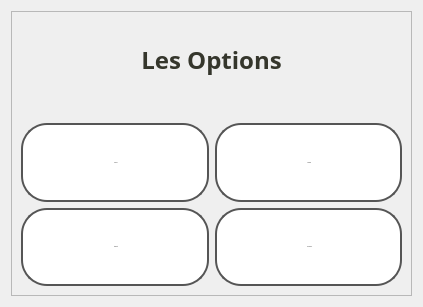
<?xml version="1.0" encoding="UTF-8"?>
<ui version="4.0">
 <class>options</class>
 <widget class="QDialog" name="options">
  <property name="geometry">
   <rect>
    <x>0</x>
    <y>0</y>
    <width>423</width>
    <height>307</height>
   </rect>
  </property>
  <property name="windowTitle">
   <string>Les options</string>
  </property>
  <property name="windowIcon">
   <iconset resource="resource.qrc">
    <normaloff>:/img_file/options.png</normaloff>:/img_file/options.png</iconset>
  </property>
  <property name="styleSheet">
   <string notr="true"/>
  </property>
  <layout class="QGridLayout" name="gridLayout">
   <item row="0" column="0">
    <layout class="QVBoxLayout" name="verticalLayout_2">
     <item>
      <widget class="QFrame" name="frame">
       <property name="maximumSize">
        <size>
         <width>541</width>
         <height>16777215</height>
        </size>
       </property>
       <property name="layoutDirection">
        <enum>Qt::LeftToRight</enum>
       </property>
       <property name="autoFillBackground">
        <bool>false</bool>
       </property>
       <property name="styleSheet">
        <string notr="true"/>
       </property>
       <property name="frameShape">
        <enum>QFrame::StyledPanel</enum>
       </property>
       <property name="frameShadow">
        <enum>QFrame::Raised</enum>
       </property>
       <layout class="QVBoxLayout" name="verticalLayout">
        <item>
         <spacer name="verticalSpacer">
          <property name="orientation">
           <enum>Qt::Vertical</enum>
          </property>
          <property name="sizeType">
           <enum>QSizePolicy::Fixed</enum>
          </property>
          <property name="sizeHint" stdset="0">
           <size>
            <width>7</width>
            <height>22</height>
           </size>
          </property>
         </spacer>
        </item>
        <item>
         <widget class="QLabel" name="label_2">
          <property name="sizePolicy">
           <sizepolicy hsizetype="Preferred" vsizetype="Fixed">
            <horstretch>0</horstretch>
            <verstretch>0</verstretch>
           </sizepolicy>
          </property>
          <property name="font">
           <font>
            <family>Agency FB</family>
            <pointsize>7</pointsize>
            <bold>true</bold>
           </font>
          </property>
          <property name="toolTip">
           <string>&lt;html&gt;&lt;head/&gt;&lt;body&gt;&lt;p align=&quot;center&quot;&gt;&lt;span style=&quot; font-size:26pt; font-weight:700; color:#0055ff;&quot;&gt;Les Options&lt;/span&gt;&lt;/p&gt;&lt;/body&gt;&lt;/html&gt;</string>
          </property>
          <property name="text">
           <string>&lt;html&gt;&lt;head/&gt;&lt;body&gt;&lt;p align=&quot;center&quot;&gt;&lt;span style=&quot; font-size:18pt; font-weight:700; color:#35362c;&quot;&gt;Les Options&lt;/span&gt;&lt;/p&gt;&lt;/body&gt;&lt;/html&gt;</string>
          </property>
         </widget>
        </item>
        <item>
         <spacer name="verticalSpacer_2">
          <property name="orientation">
           <enum>Qt::Vertical</enum>
          </property>
          <property name="sizeType">
           <enum>QSizePolicy::Fixed</enum>
          </property>
          <property name="sizeHint" stdset="0">
           <size>
            <width>20</width>
            <height>40</height>
           </size>
          </property>
         </spacer>
        </item>
        <item>
         <layout class="QVBoxLayout" name="verticalLayout_3">
          <item>
           <layout class="QHBoxLayout" name="horizontalLayout_2">
            <item>
             <widget class="QPushButton" name="filiers">
              <property name="enabled">
               <bool>true</bool>
              </property>
              <property name="sizePolicy">
               <sizepolicy hsizetype="Minimum" vsizetype="Preferred">
                <horstretch>0</horstretch>
                <verstretch>0</verstretch>
               </sizepolicy>
              </property>
              <property name="font">
               <font>
                <family>Helvetica Neue</family>
                <pointsize>-1</pointsize>
                <italic>false</italic>
                <bold>false</bold>
                <kerning>true</kerning>
               </font>
              </property>
              <property name="cursor">
               <cursorShape>PointingHandCursor</cursorShape>
              </property>
              <property name="statusTip">
               <string/>
              </property>
              <property name="whatsThis">
               <string/>
              </property>
              <property name="accessibleName">
               <string/>
              </property>
              <property name="layoutDirection">
               <enum>Qt::LeftToRight</enum>
              </property>
              <property name="autoFillBackground">
               <bool>false</bool>
              </property>
              <property name="styleSheet">
               <string notr="true">/* Style pour le bouton Filiers - Style moderne d'entreprise */
#filiers {
    background: #ffffff; /* Fond blanc */
    color: #333333; /* Texte gris foncé */
    padding: 15px 25px; /* Espacement autour du texte */
    border: 2px solid #555555; /* Contour gris foncé */
    border-radius: 26px; /* Coins arrondis */
    font: 16px &quot;Helvetica Neue&quot;, sans-serif; /* Police sans-serif moderne */
    cursor: pointer; /* Curseur pointer au survol */
    transition: background 0.3s ease, color 0.3s ease, border-color 0.3s ease; /* Animation de transition sur la couleur de fond, la couleur du texte et la couleur du contour */
}

/* Effet de survol pour le bouton Filiers */
#filiers:hover {
    background: #f1f1f1; /* Fond légèrement plus foncé au survol */
    color: #555555; /* Texte gris un peu plus clair au survol */
    border-color: #777777; /* Contour gris plus clair au survol */
}

/* Effet de pression pour le bouton Filiers */
#filiers:active {
    background: #e6e6e6; /* Fond légèrement plus foncé lorsqu'appuyé */
    box-shadow: 0 4px 6px rgba(0, 0, 0, 0.1); /* Légère ombre lorsqu'appuyé */
    transform: translateY(2px); /* Légère translation vers le bas pour l'effet de pression */
}
</string>
              </property>
              <property name="text">
               <string>            Filières     </string>
              </property>
              <property name="icon">
               <iconset resource="resource.qrc">
                <normaloff>:/img_file/modules.png</normaloff>:/img_file/modules.png</iconset>
              </property>
              <property name="checkable">
               <bool>true</bool>
              </property>
              <property name="checked">
               <bool>true</bool>
              </property>
              <property name="autoRepeat">
               <bool>false</bool>
              </property>
              <property name="autoExclusive">
               <bool>false</bool>
              </property>
              <property name="autoDefault">
               <bool>false</bool>
              </property>
              <property name="default">
               <bool>false</bool>
              </property>
              <property name="flat">
               <bool>false</bool>
              </property>
             </widget>
            </item>
            <item>
             <widget class="QPushButton" name="note">
              <property name="sizePolicy">
               <sizepolicy hsizetype="Minimum" vsizetype="Preferred">
                <horstretch>0</horstretch>
                <verstretch>0</verstretch>
               </sizepolicy>
              </property>
              <property name="font">
               <font>
                <family>Helvetica Neue</family>
                <pointsize>-1</pointsize>
                <italic>false</italic>
                <bold>false</bold>
               </font>
              </property>
              <property name="cursor">
               <cursorShape>PointingHandCursor</cursorShape>
              </property>
              <property name="styleSheet">
               <string notr="true">/* Style pour le bouton Filiers - Style moderne d'entreprise */
#note {
    background: #ffffff; /* Fond blanc */
    color: #333333; /* Texte gris foncé */
    padding: 15px 25px; /* Espacement autour du texte */
    border: 2px solid #555555; /* Contour gris foncé */
    border-radius: 26px; /* Coins arrondis */
    font: 16px &quot;Helvetica Neue&quot;, sans-serif; /* Police sans-serif moderne */
    cursor: pointer; /* Curseur pointer au survol */
    transition: background 0.3s ease, color 0.3s ease, border-color 0.3s ease; /* Animation de transition sur la couleur de fond, la couleur du texte et la couleur du contour */
}

/* Effet de survol pour le bouton Filiers */
#note:hover {
    background: #f1f1f1; /* Fond légèrement plus foncé au survol */
    color: #555555; /* Texte gris un peu plus clair au survol */
    border-color: #777777; /* Contour gris plus clair au survol */
}

/* Effet de pression pour le bouton Filiers */
#note:active {
    background: #e6e6e6; /* Fond légèrement plus foncé lorsqu'appuyé */
    box-shadow: 0 4px 6px rgba(0, 0, 0, 0.1); /* Légère ombre lorsqu'appuyé */
    transform: translateY(2px); /* Légère translation vers le bas pour l'effet de pression */
}</string>
              </property>
              <property name="text">
               <string>          Emplois    </string>
              </property>
              <property name="icon">
               <iconset resource="resource.qrc">
                <normaloff>:/img_file/time.png</normaloff>:/img_file/time.png</iconset>
              </property>
             </widget>
            </item>
           </layout>
          </item>
          <item>
           <layout class="QHBoxLayout" name="horizontalLayout">
            <item>
             <widget class="QPushButton" name="etudiant">
              <property name="sizePolicy">
               <sizepolicy hsizetype="Minimum" vsizetype="Preferred">
                <horstretch>0</horstretch>
                <verstretch>0</verstretch>
               </sizepolicy>
              </property>
              <property name="font">
               <font>
                <family>Helvetica Neue</family>
                <pointsize>-1</pointsize>
                <italic>false</italic>
                <bold>false</bold>
               </font>
              </property>
              <property name="cursor">
               <cursorShape>PointingHandCursor</cursorShape>
              </property>
              <property name="styleSheet">
               <string notr="true">/* Style pour le bouton Filiers - Style moderne d'entreprise */
#etudiant {
    background: #ffffff; /* Fond blanc */
    color: #333333; /* Texte gris foncé */
    padding: 15px 25px; /* Espacement autour du texte */
    border: 2px solid #555555; /* Contour gris foncé */
    border-radius: 26px; /* Coins arrondis */
    font: 16px &quot;Helvetica Neue&quot;, sans-serif; /* Police sans-serif moderne */
    cursor: pointer; /* Curseur pointer au survol */
    transition: background 0.3s ease, color 0.3s ease, border-color 0.3s ease; /* Animation de transition sur la couleur de fond, la couleur du texte et la couleur du contour */
}

/* Effet de survol pour le bouton Filiers */
#etudiant:hover {
    background: #f1f1f1; /* Fond légèrement plus foncé au survol */
    color: #555555; /* Texte gris un peu plus clair au survol */
    border-color: #777777; /* Contour gris plus clair au survol */
}

/* Effet de pression pour le bouton Filiers */
#etudiant:active {
    background: #e6e6e6; /* Fond légèrement plus foncé lorsqu'appuyé */
    box-shadow: 0 4px 6px rgba(0, 0, 0, 0.1); /* Légère ombre lorsqu'appuyé */
    transform: translateY(2px); /* Légère translation vers le bas pour l'effet de pression */
}
</string>
              </property>
              <property name="text">
               <string>           Etudiant   </string>
              </property>
              <property name="icon">
               <iconset resource="resource.qrc">
                <normaloff>:/img_file/student.png</normaloff>:/img_file/student.png</iconset>
              </property>
             </widget>
            </item>
            <item>
             <widget class="QPushButton" name="prof">
              <property name="sizePolicy">
               <sizepolicy hsizetype="Minimum" vsizetype="Preferred">
                <horstretch>0</horstretch>
                <verstretch>0</verstretch>
               </sizepolicy>
              </property>
              <property name="font">
               <font>
                <family>Helvetica Neue</family>
                <pointsize>-1</pointsize>
                <italic>false</italic>
                <bold>false</bold>
               </font>
              </property>
              <property name="cursor">
               <cursorShape>PointingHandCursor</cursorShape>
              </property>
              <property name="styleSheet">
               <string notr="true">/* Style pour le bouton Filiers - Style moderne d'entreprise */
#prof {
    background: #ffffff; /* Fond blanc */
    color: #333333; /* Texte gris foncé */
    padding: 15px 25px; /* Espacement autour du texte */
    border: 2px solid #555555; /* Contour gris foncé */
    border-radius: 26px; /* Coins arrondis */
    font: 16px &quot;Helvetica Neue&quot;, sans-serif; /* Police sans-serif moderne */
    cursor: pointer; /* Curseur pointer au survol */
    transition: background 0.3s ease, color 0.3s ease, border-color 0.3s ease; /* Animation de transition sur la couleur de fond, la couleur du texte et la couleur du contour */
}

/* Effet de survol pour le bouton Filiers */
#prof:hover {
    background: #f1f1f1; /* Fond légèrement plus foncé au survol */
    color: #555555; /* Texte gris un peu plus clair au survol */
    border-color: #777777; /* Contour gris plus clair au survol */
}

/* Effet de pression pour le bouton Filiers */
#prof:active {
    background: #e6e6e6; /* Fond légèrement plus foncé lorsqu'appuyé */
    box-shadow: 0 4px 6px rgba(0, 0, 0, 0.1); /* Légère ombre lorsqu'appuyé */
    transform: translateY(2px); /* Légère translation vers le bas pour l'effet de pression */
}</string>
              </property>
              <property name="text">
               <string>         Professeur</string>
              </property>
              <property name="icon">
               <iconset resource="resource.qrc">
                <normaloff>:/img_file/teacher.png</normaloff>:/img_file/teacher.png</iconset>
              </property>
             </widget>
            </item>
           </layout>
          </item>
         </layout>
        </item>
       </layout>
      </widget>
     </item>
    </layout>
   </item>
  </layout>
 </widget>
 <resources>
  <include location="resource.qrc"/>
 </resources>
 <connections/>
</ui>
